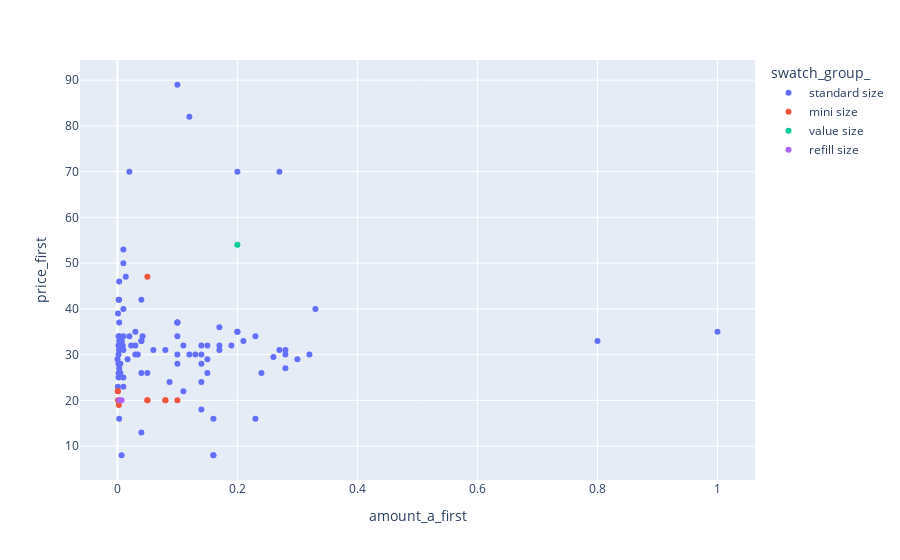

The code cell stored with this chart in its notebook:
### Code cell
fig = px.scatter(solid_products[solid_products['lvl_2_cat_first']=='Eyebrow'], x="amount_a_first", y="price_first", color="swatch_group_", hover_data=['brand_name_', 'product_name_'])
fig.show()

### Figure 1 — Plotly figure (JSON) as saved in the notebook; plotly's stock layout.template omitted (floating-point values rounded to 4 significant figures; data arrays with more than 128 entries replaced by an {"elided": "..."} marker saying what was removed)
{"data": [{"customdata": {"elided": "101x2 str values"}, "hovertemplate": "swatch_group_=standard size<br>amount_a_first=%{x}<br>price_first=%{y}<br>brand_name_=%{customdata[0]}<br>product_name_=%{customdata[1]}<extra></extra>", "legendgroup": "standard size", "marker": {"color": "#636efa", "symbol": "circle"}, "mode": "markers", "name": "standard size", "orientation": "v", "showlegend": true, "type": "scatter", "x": [0.007, 0.28, 0.12, 0.1, 0.003, 0.14, 0.034, 0.087, 0.26, 0.017, 0.32, 0.23, 0.02, 0.1, 0.042, 0.06, 0.01, 0.04, 0.17, 0.002, 0.002, 0.01, 0.003, 0.21, 0.007, 0.04, 0.003, 0.33, 0.04, 0.0024, 0.11, 0.01, 0.3, 0.1, 0.04, 0.003, 0.01, 0.003, 0.01, 0.0002, 0.001, 0.014, 0.1, 0.1, 0.15, 0.0008, 1, 0.15, 0.003, 0.023, 0.13, 0.12, 0.002, 0.003, 0.24, 0.005, 0.005, 0.28, 0.14, 0.003, 0.03, 0.003, 0.009, 0.11, 0.1, 0.0031, 0.08, 0.03, 0.15, 0.002, 0.14, 0.17, 0.17, 0.03, 0.002, 0.05, 0.28, 0.27, 0.2, 0.2, 0.04, 0.007, 0.16, 0.003, 0.23, 0.16, 0.16, 0.002, 0.14, 0.003, 0.1, 0.14, 0.02, 0.27, 0.2, 0.19, 0.006, 0.0018, 0.01, 0.8, 0.01], "xaxis": "x", "y": [33, 30, 82, 28, 31, 24, 30, 24, 29.5, 29, 30, 34, 34, 34, 34, 31, 34, 33, 31, 34, 42, 53, 33, 33, 33, 33, 42, 40, 26, 32, 22, 23, 29, 89, 42, 46, 40, 31, 31, 29, 39, 47, 37, 37, 26, 23, 35, 32, 32, 32, 30, 30, 30, 37, 26, 26, 28, 27, 30, 27, 30, 32, 32, 32, 30, 34, 31, 32, 29, 25, 28, 36, 32, 35, 26, 26, 31, 31, 35, 35, 13, 8, 8, 16, 16, 16, 8, 32, 32, 28, 37, 18, 70, 70, 70, 32, 32, 28, 25, 33, 50], "yaxis": "y"}, {"customdata": [["benefit cosmetics", "fluff up brow flexible brow-texturizing wax"], ["benefit cosmetics", "gimme brow+ tinted volumizing eyebrow gel"], ["benefit cosmetics", "mini gimme brow+ tinted volumizing eyebrow gel"], ["benefit cosmetics", "precisely, my brow pencil waterproof eyebrow definer"], ["grande cosmetics", "grandelash™ peptide lash enhancing serum"], ["hourglass", "arch brow micro sculpting pencil"], ["hourglass", "mini arch brow micro sculpting pencil"], ["it cosmetics", "brow power universal brow pencil"], ["patrick ta", "major brow lamination gel"], ["patrick ta", "mini major brow lamination gel"]], "hovertemplate": "swatch_group_=mini size<br>amount_a_first=%{x}<br>price_first=%{y}<br>brand_name_=%{customdata[0]}<br>product_name_=%{customdata[1]}<extra></extra>", "legendgroup": "mini size", "marker": {"color": "#EF553B", "symbol": "circle"}, "mode": "markers", "name": "mini size", "orientation": "v", "showlegend": true, "type": "scatter", "x": [0.1, 0.05, 0.05, 0.001, 0.05, 0.0008, 0.0008, 0.0025, 0.08, 0.08], "xaxis": "x", "y": [20, 20, 20, 20, 47, 22, 22, 19, 20, 20], "yaxis": "y"}, {"customdata": [["benefit cosmetics", "gimme brow+ tinted volumizing eyebrow gel"]], "hovertemplate": "swatch_group_=value size<br>amount_a_first=%{x}<br>price_first=%{y}<br>brand_name_=%{customdata[0]}<br>product_name_=%{customdata[1]}<extra></extra>", "legendgroup": "value size", "marker": {"color": "#00cc96", "symbol": "circle"}, "mode": "markers", "name": "value size", "orientation": "v", "showlegend": true, "type": "scatter", "x": [0.2], "xaxis": "x", "y": [54], "yaxis": "y"}, {"customdata": [["charlotte tilbury", "brow cheat refillable hair-like eyebrow pencil"], ["charlotte tilbury", "brow lift refillable triangular eyebrow pencil"]], "hovertemplate": "swatch_group_=refill size<br>amount_a_first=%{x}<br>price_first=%{y}<br>brand_name_=%{customdata[0]}<br>product_name_=%{customdata[1]}<extra></extra>", "legendgroup": "refill size", "marker": {"color": "#ab63fa", "symbol": "circle"}, "mode": "markers", "name": "refill size", "orientation": "v", "showlegend": true, "type": "scatter", "x": [0.003, 0.007], "xaxis": "x", "y": [20, 20], "yaxis": "y"}], "layout": {"autosize": true, "legend": {"title": {"text": "swatch_group_"}, "tracegroupgap": 0}, "margin": {"t": 60}, "xaxis": {"anchor": "y", "autorange": true, "domain": [0, 1], "range": [-0.06138, 1.062], "title": {"text": "amount_a_first"}, "type": "linear"}, "yaxis": {"anchor": "x", "autorange": true, "domain": [0, 1], "range": [1.728, 95.27], "title": {"text": "price_first"}, "type": "linear"}}}
